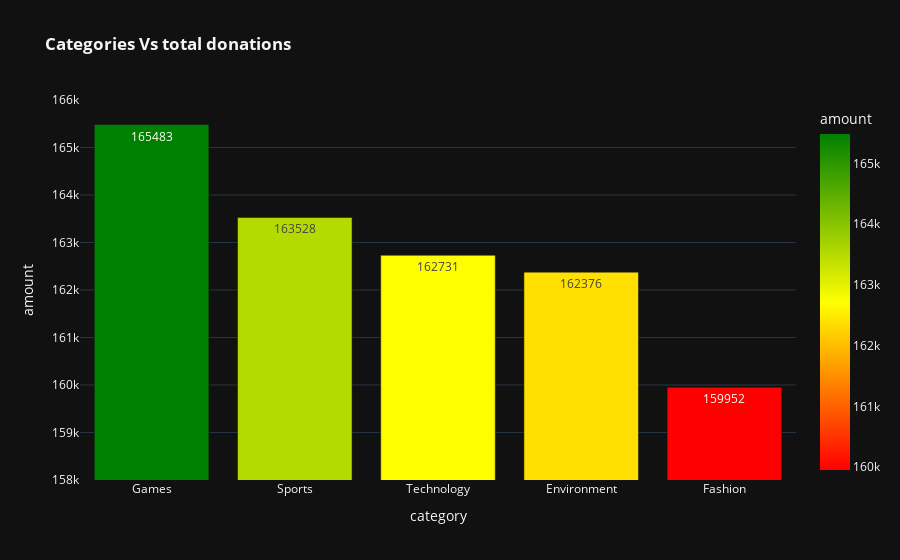

Notebook cell for this chart:
### Code cell
fig=px.bar(top,x='category',y='amount',title='<b>Categories Vs total donations</b>',color='amount',color_continuous_scale=["red","yellow","green"],text='amount',template='plotly_dark',range_y=[158000,166000])
fig.show()

### Figure 1 — Plotly figure (JSON) as saved in the notebook; plotly's stock layout.template omitted (floating-point values rounded to 4 significant figures)
{"data": [{"alignmentgroup": "True", "hovertemplate": "category=%{x}<br>amount=%{marker.color}<extra></extra>", "legendgroup": "", "marker": {"color": [165483, 163528, 162731, 162376, 159952], "coloraxis": "coloraxis", "pattern": {"shape": ""}}, "name": "", "offsetgroup": "", "orientation": "v", "showlegend": false, "text": [165483, 163528, 162731, 162376, 159952], "textposition": "auto", "x": ["Games", "Sports", "Technology", "Environment", "Fashion"], "xaxis": "x", "y": [165483, 163528, 162731, 162376, 159952], "yaxis": "y", "type": "bar"}], "layout": {"xaxis": {"anchor": "y", "domain": [0, 1], "title": {"text": "category"}}, "yaxis": {"anchor": "x", "domain": [0, 1], "title": {"text": "amount"}, "range": [158000, 166000]}, "coloraxis": {"colorbar": {"title": {"text": "amount"}}, "colorscale": [[0, "red"], [0.5, "yellow"], [1, "green"]]}, "legend": {"tracegroupgap": 0}, "title": {"text": "<b>Categories Vs total donations</b>"}, "barmode": "relative"}}
